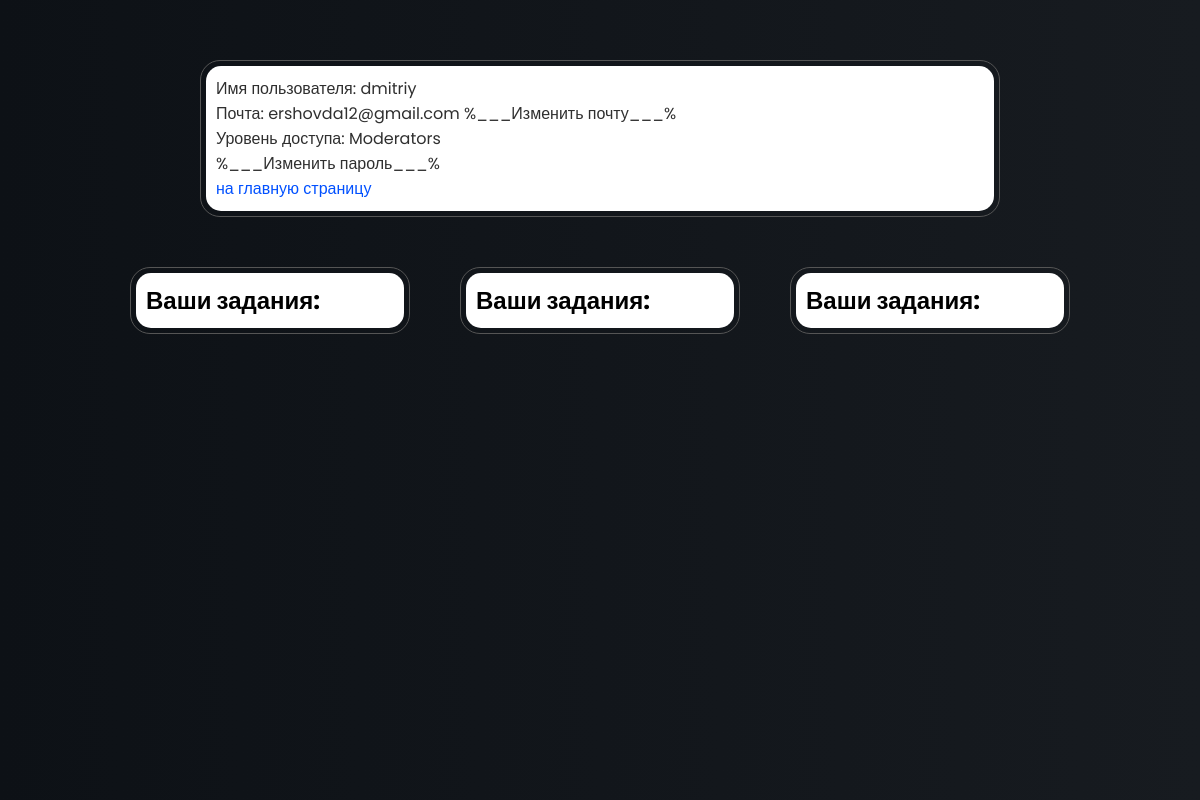
/profile/ (signed in), run on an earlier commit of the app's database.
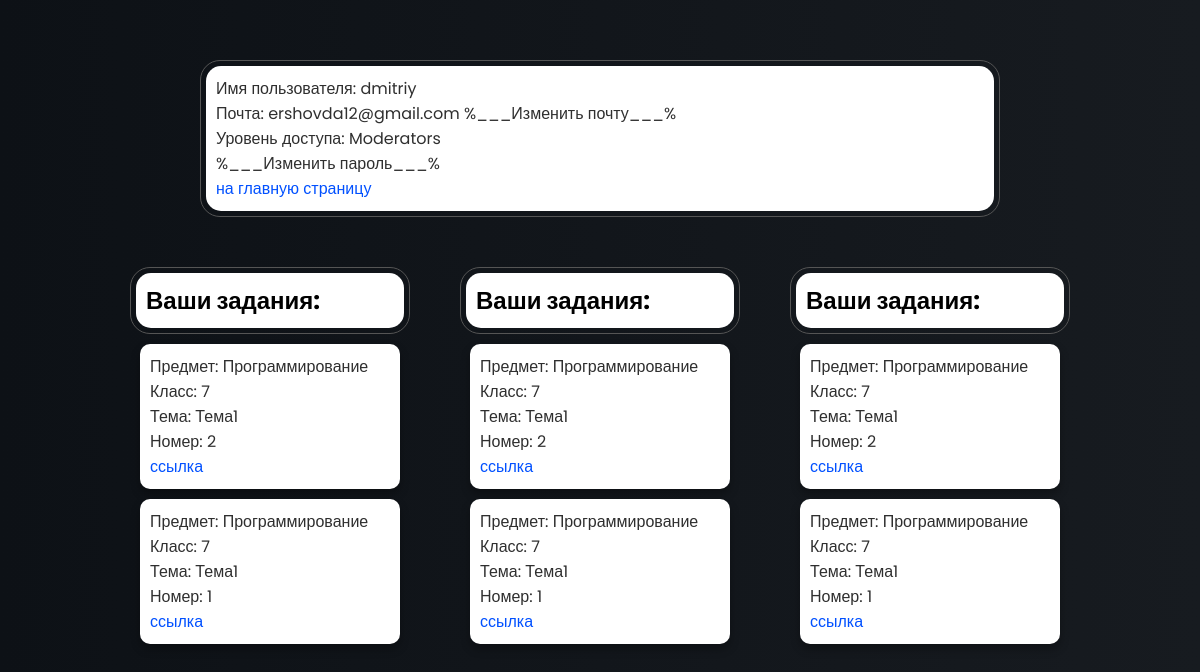
And on a later commit of the database.
### blog/models.py (models this page shows, shortened)
class Task(models.Model):
    title = models.CharField(max_length=120)
    chapter_title = models.CharField(max_length=120)
    upload = models.FileField(upload_to=user_directory_path)
    content = models.TextField()
    author = models.CharField(max_length=120)
    user = models.ForeignKey(User, on_delete=models.CASCADE)
    index = models.CharField(max_length=1)
    clas = models.CharField(max_length=2)
    published_at = models.DateTimeField(default=timezone.now)
    class Meta:
        ordering = ['-published_at']

### blog/views.py (the view)
# urls.py: path('profile/', views.Profile, name='profile')
@login_required
def Profile(request):
    tasks = Task.objects.filter(user=request.user.id)
    context = {
        'tasks': tasks,
        'group': request.user.groups.all()[:1].get()
    }
    return render(request, 'blog/profile.html', context)

### blog/templates/blog/Profile.html (shortened to what this page needs)
{%load static %}
<!DOCTYPE html>
<html lang="en" >
    <head>
        <link rel="stylesheet" href="{% static 'css/styleload.css' %}" />
        <link rel="stylesheet" href="{% static 'css/profile.css' %}" />
    </head>
    <body>
    <div class="background"></div>
    <section class="home">
      <div class="wrapper user">
        <div class="container">
            <p>Имя пользователя: {{request.user.username}}</p>
            <p>Почта: {{request.user.email}} %___Изменить почту___%</p>
            <p>Уровень доступа: {{group}}</p>
            <p>%___Изменить пароль___%</p>
            <a href="{% url 'posts' %}">на главную страницу</a>
        </div>
      </div>
      <div class="list-container">
        <div class="wrapper"><h1>Ваши задания:</h1></div>
        <ul>
        {% for i in tasks%}
          <li class="block">
            <p>Предмет: {% if i.index == "i" %}Программирование{% elif i.index == "p" %}Физика{% elif i.index == "m"%}Математика{% endif %}</p>
            <p>Класс: {{i.clas}}</p>
            <p>Тема: {{i.chapter_title}}</p>
            <p>Номер: {{i.id}}</p>
            <a href="#">ссылка</a>
          </li>
        {% endfor %}
        </ul>
      </div>
      <div class="list-container">
        <div class="wrapper"><h1>Ваши задания:</h1></div>
        <ul>
        {% for i in tasks%}
          <li class="block">
            <p>Предмет: {% if i.index == "i" %}Программирование{% elif i.index == "p" %}Физика{% elif i.index == "m"%}Математика{% endif %}</p>
            <p>Класс: {{i.clas}}</p>
            <p>Тема: {{i.chapter_title}}</p>
            <p>Номер: {{i.id}}</p>
            <a href="#">ссылка</a>
          </li>
        {% endfor %}
        </ul>
      </div>
      <div class="list-container">
        <div class="wrapper"><h1>Ваши задания:</h1></div>
        <ul>
        {% for i in tasks%}
          <li class="block">
            <p>Предмет: {% if i.index == "i" %}Программирование{% elif i.index == "p" %}Физика{% elif i.index == "m"%}Математика{% endif %}</p>
            <p>Класс: {{i.clas}}</p>
            <p>Тема: {{i.chapter_title}}</p>
            <p>Номер: {{i.id}}</p>
            <a href="#">ссылка</a>
          </li>
        {% endfor %}
        </ul>
      </div>
    </section>
  </body>
</html>

What changed in the data, as far as the page shows it:
added Task: index "Программирование", clas "7", chapter_title "Тема1", id "2"
added Task: index "Программирование", clas "7", chapter_title "Тема1", id "1"
